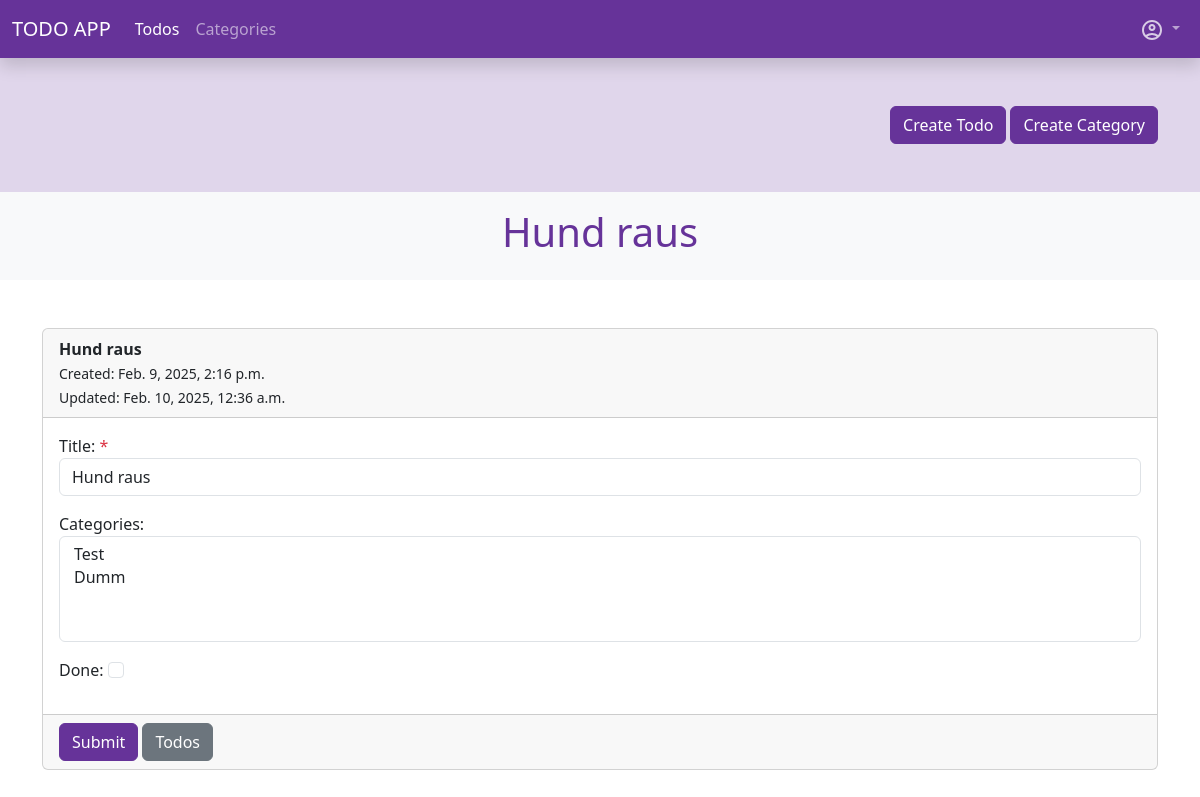
Before: /app-todos/todo/update/3/ (signed in) with the older database file.
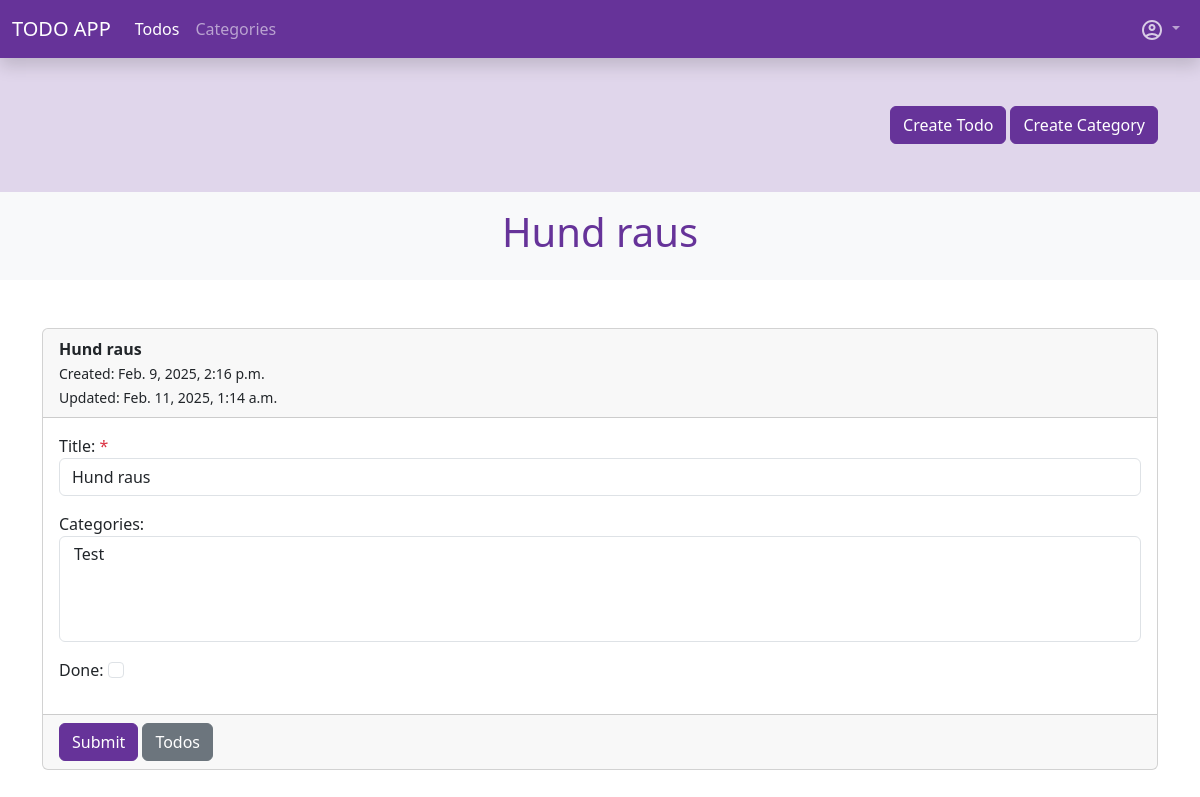
After: the same page with the newer database file.
### todo_app/models.py (models this page shows, shortened)
class Todo(models.Model):
    user = models.ForeignKey(User, on_delete=models.CASCADE, verbose_name=_("User"))
    title = models.CharField(max_length=150, verbose_name=_("title"))
    content = tinymce_models.HTMLField(verbose_name=_("Content"))
    categories = models.ManyToManyField(Category, blank=True, related_name="todos", verbose_name=_("Categories"))
    done = models.BooleanField(default=False, verbose_name=_("Done"))
    created = models.DateTimeField(auto_now_add=True, verbose_name=_("Created"))
    updated = models.DateTimeField(auto_now=True, verbose_name=_("Updated"))
    class Meta:
        ordering = [
            "done",
            "-updated"
        ]
        verbose_name = _("Todo")
        verbose_name_plural = _("Todos")

### todo_app/views.py (the view)
# urls.py: path("todo/update/<int:pk>/", views.TodoUpdateView.as_view(), name="todo_update"),
class TodoUpdateView(LoginRequiredMixin, UpdateView):
    model = Todo
    form_class = TodoForm
    success_url = reverse_lazy("todo_app:todo_index")
    def get_initial(self):
        initial = super().get_initial()
        initial.update({
            "user": self.request.user
        })
        return initial
    def get_form_kwargs(self):
        fk = super().get_form_kwargs()
        fk["user"] = self.request.user
        return fk
    def get_context_data(self, **kwargs):
        ctx = super().get_context_data(**kwargs)
        print(self.get_object().title)
        ctx.update({
            "title": self.get_object().title,
            "meta_data": True
        })
        return ctx

### todo_app/forms.py (shortened to what this page needs)
class TodoForm(forms.ModelForm):
    def __init__(self, *args, **kwargs):
        user = kwargs.pop("user")
        super().__init__(*args, **kwargs)
        self.fields["categories"].queryset = Category.objects.filter(user=user)
    class Meta:
        model = Todo
        fields = "__all__"
        exclude = [
            "user"
        ]
        widgets = {
            "title": forms.TextInput(attrs={"class": "form-control"}),
            "content": TinyMCE(attrs={"cols": 80, "rows": 30, "class": "form-control"}),
            "categories": forms.SelectMultiple(attrs={"class": "form-select multiple"}),
            "done": forms.CheckboxInput(attrs={"class": "form-check-input"})
        }

### todo_app/models.py (called while the page is built)
    def __str__(self):
        return self.name

### todo_app/templatetags/todo_tags.py (called while the page is built)
@register.simple_tag
def active_site(path, name):
    print(path)
    path_splitted = path.split("/")
    print(path_splitted)
    path_compare = path_splitted[2]
    if name in path_compare:
        return "active"

### todo_app/templates/todo_app/todo_form.html (shortened to what this page needs)
{% extends "base.html" %}
{% load i18n %}
{% block header %}
    {% include "./partials/_heading.html" with title=title %}
{% endblock %}
{% block content %}
    <form  method="post">
        <div class="card">
            <div class="card-header">
                <strong>
                    {{ title }}
                </strong>
                {% if meta_data %}
                    <div class="meta-data">
                        <small>
                            {% trans "Created" %}: <time datetime="{{ todo.created }}">{{ todo.created }}</time>
                        </small>
                        <br>
                        <small>
                            {% trans "Updated" %}: <time datetime="{{ todo.updated }}">{{ todo.updated }}</time>
                        </small>
                    </div>
                {% endif %}
            </div>
            <div class="card-body">
                {% for field in form %}
                    <div class="mb-3">
                        {{ field.label_tag }}
                        {% if field.field.required %}
                            <span class="text-danger">*</span>
                        {% endif %}
                        {{ field }}
                    </div>
                {% endfor %}
            </div>
            <div class="card-footer">
                <div class="d-flex gap-1">
                    <button class="btn btn-primary">{% trans "Submit" %}</button>
                    {% include "./partials/_todo-back.html" %}
                </div>
            </div>
        </div>
    </form>
{% endblock %}

### todo_app/templates/todo_app/partials/_heading.html
<div class="bg-light py-3">
    <div class="container d-flex justify-content-center">
        <h1 class="text-primary">{{ title }}</h1>
    </div>
</div>

Changed rows visible on the page:
changed Todo "Hund raus": updated "Feb. 10, 2025, 12:36 a.m." → "Feb. 11, 2025, 1:14 a.m."
Other visible differences:
form field categories: "Test / Dumm" → "Test"
